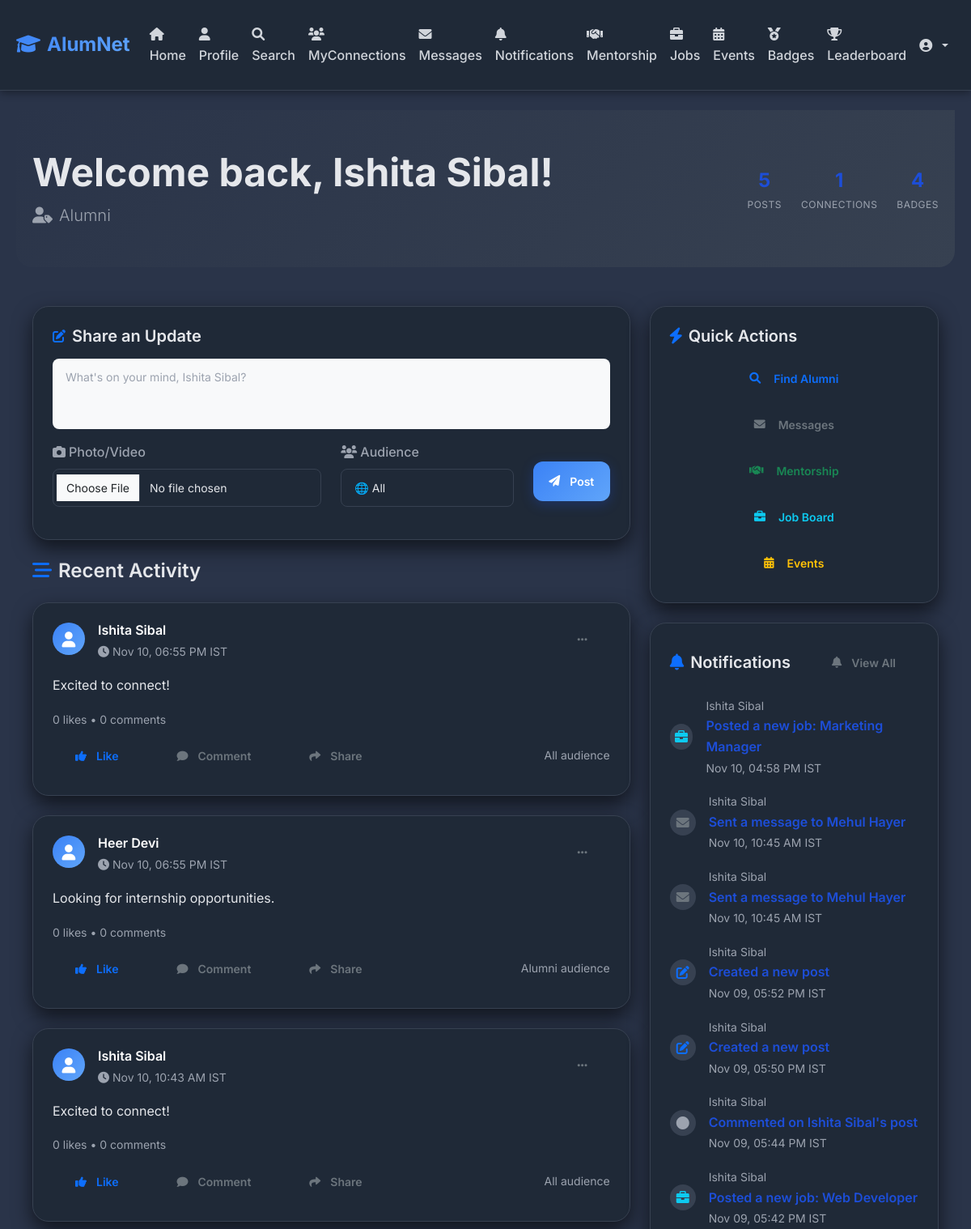
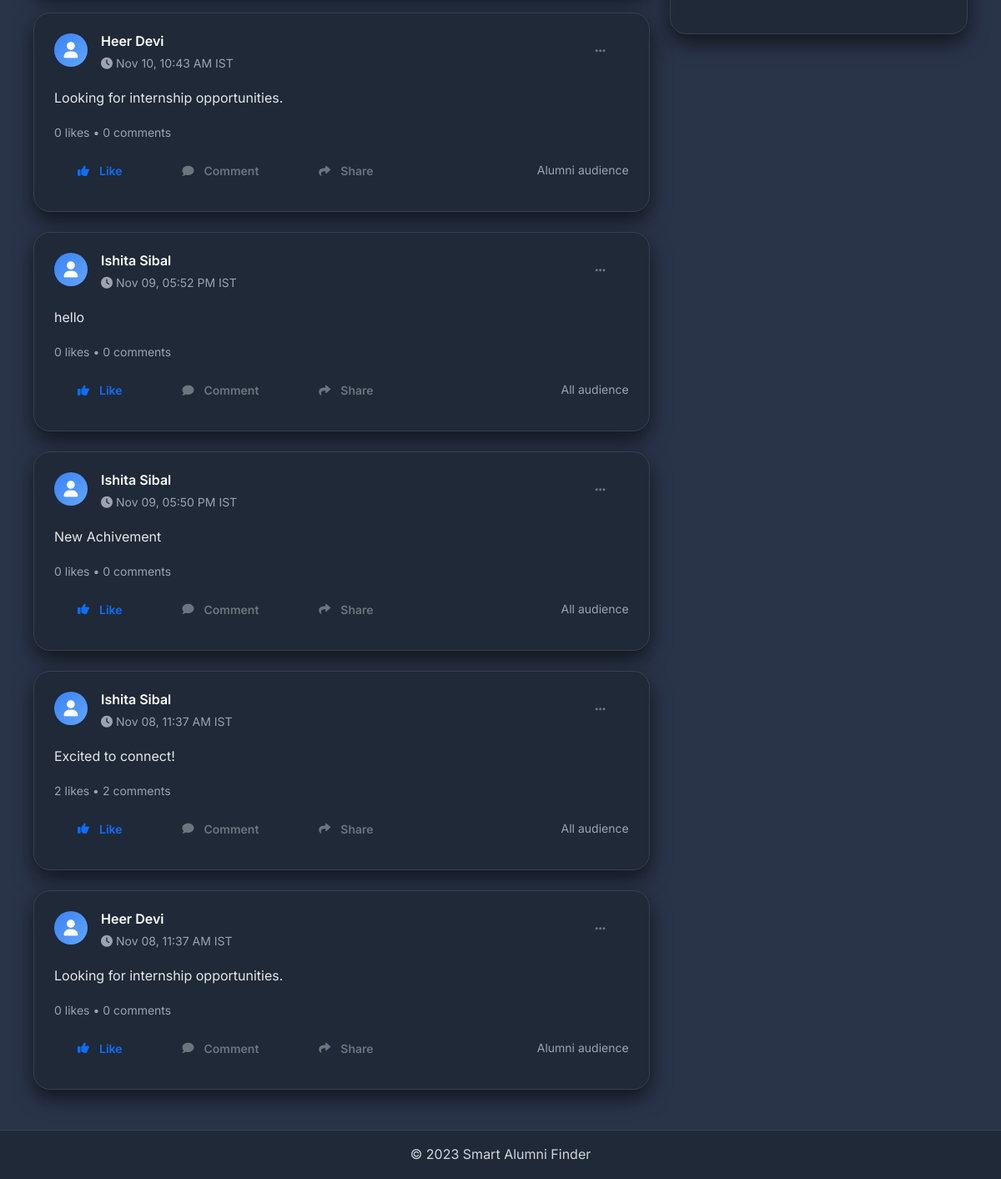
The page /dashboard (signed in) on the database its author committed (2 pictures, top to bottom).
### models.py (models this page shows, shortened)
class User(db.Model):
    id = db.Column(db.Integer, primary_key=True)
    username = db.Column(db.String(80), unique=True, nullable=False)
    email = db.Column(db.String(120), unique=True, nullable=False)
    password = db.Column(db.String(120), nullable=False)
    role = db.Column(db.String(20), nullable=False)  # student, alumni, faculty
    alumni_id = db.Column(db.String(20), unique=True, nullable=True)  # For alumni
    faculty_id = db.Column(db.String(20), unique=True, nullable=True)  # For faculty
    batch_year = db.Column(db.Integer, nullable=True)
    skills = db.Column(db.Text, nullable=True)  # comma-separated
    created_at = db.Column(db.DateTime, default=datetime.utcnow)

class Post(db.Model):
    id = db.Column(db.Integer, primary_key=True)
    user_id = db.Column(db.Integer, db.ForeignKey('user.id'), nullable=False)
    content = db.Column(db.Text, nullable=False)
    audience = db.Column(db.String(20), nullable=False)  # students, alumni, teachers, all
    media_type = db.Column(db.String(10), nullable=True)  # image, video
    media_path = db.Column(db.String(200), nullable=True)  # path to uploaded file
    timestamp = db.Column(db.DateTime, default=datetime.utcnow)
    user = db.relationship('User', backref=db.backref('posts', lazy=True))

class Activity(db.Model):
    id = db.Column(db.Integer, primary_key=True)
    user_id = db.Column(db.Integer, db.ForeignKey('user.id'), nullable=False)
    activity_type = db.Column(db.String(50), nullable=False)  # post_created, job_posted, event_created, connection_sent, message_sent, job_applied, etc.
    description = db.Column(db.String(200), nullable=False)
    related_id = db.Column(db.Integer, nullable=True)  # ID of related object (post, job, event, etc.)
    created_at = db.Column(db.DateTime, default=datetime.utcnow)
    user = db.relationship('User', backref=db.backref('activities', lazy=True))

### app.py (the view)
@app.route('/dashboard')
def dashboard():
    if 'user_id' not in session:
        return redirect(url_for('login'))
    user = User.query.get(session['user_id'])
    if not user:
        session.pop('user_id', None)
        return redirect(url_for('login'))
    posts = Post.query.filter((Post.audience == user.role) | (Post.audience == 'all')).order_by(Post.timestamp.desc()).limit(10).all()
    posts_count = Post.query.filter_by(user_id=user.id).count()
    connections_count = Connection.query.filter(
        ((Connection.sender_id == user.id) | (Connection.receiver_id == user.id)) &
        (Connection.status == 'accepted')
    ).count()
    badges_count = Badge.query.filter_by(user_id=user.id).count()
    connection_ids = db.session.query(Connection.sender_id).filter(
        Connection.receiver_id == user.id, Connection.status == 'accepted'
    ).union(
        db.session.query(Connection.receiver_id).filter(
            Connection.sender_id == user.id, Connection.status == 'accepted'
        )
    ).subquery()
    activities = Activity.query.filter(
        db.or_(
            Activity.user_id.in_(connection_ids),
            Activity.user_id == user.id
        )
    ).order_by(Activity.created_at.desc()).limit(20).all()
    recent_notifications = Notification.query.filter_by(user_id=user.id).order_by(Notification.created_at.desc()).limit(5).all()
    return render_template('dashboard.html', user=user, posts=posts, posts_count=posts_count, connections_count=connections_count, badges_count=badges_count, activities=activities, recent_notifications=recent_notifications, format_datetime_ist=format_datetime_ist)

### templates/dashboard.html (shortened to what this page needs)
{% extends "base.html" %}
{% block content %}
<div class="dashboard-header mb-5">
    <div class="container">
        <div class="row align-items-center">
            <div class="col-md-8">
                <h1 class="display-5 fw-bold mb-2">Welcome back, {{ user.username }}!</h1>
                <p class="lead text-muted mb-0">
                    <i class="fas fa-user-tag me-2"></i>{{ user.role | title }}
                </p>
            </div>
            <div class="col-md-4 text-end">
                <div class="user-stats">
                    <div class="d-flex justify-content-end gap-4">
                        <div class="text-center">
                            <div class="stat-number">{{ posts_count or 0 }}</div>
                            <div class="stat-label">Posts</div>
                        </div>
                        <div class="text-center">
                            <div class="stat-number">{{ connections_count or 0 }}</div>
                            <div class="stat-label">Connections</div>
                        </div>
                        <div class="text-center">
                            <div class="stat-number">{{ badges_count or 0 }}</div>
                            <div class="stat-label">Badges</div>
                        </div>
                    </div>
                </div>
            </div>
        </div>
    </div>
</div>
<div class="container">
    <div class="row">
        <div class="col-lg-8">
            <div class="card shadow-lg mb-4 rounded-xl">
                <div class="card-body p-4">
                    <div class="d-flex align-items-center mb-3">
                        <i class="fas fa-edit text-primary me-2"></i>
                        <h5 class="card-title mb-0">Share an Update</h5>
                    </div>
                    <form method="POST" action="{{ url_for('create_post') }}" enctype="multipart/form-data">
                        <div class="mb-3">
                            <textarea name="content" class="form-control form-control-lg border-0 bg-light"
                                      placeholder="What's on your mind, {{ user.username }}?" required rows="3"
                                      style="resize: none;"></textarea>
                        </div>
                        <div class="row align-items-center">
                            <div class="col-md-6">
                                <div class="mb-3">
                                    <label for="media" class="form-label text-muted mb-2">
                                        <i class="fas fa-camera me-1"></i>Photo/Video
                                    </label>
                                    <input type="file" name="media" id="media" class="form-control"
                                           accept="image/*,video/*">
                                </div>
                            </div>
                            <div class="col-md-4">
                                <div class="mb-3">
                                    <label for="audience" class="form-label text-muted mb-2">
                                        <i class="fas fa-users me-1"></i>Audience
                                    </label>
                                    <select name="audience" id="audience" class="form-select">
                                        <option value="all">🌐 All</option>
                                    </select>
                                </div>
                            </div>
                            <div class="col-md-2">
                                <button type="submit" class="btn btn-primary w-100">
                                    <i class="fas fa-paper-plane me-1"></i>Post
                                </button>
                            </div>
                        </div>
                    </form>
                </div>
            </div>
            <h4 class="mb-4">
                <i class="fas fa-stream me-2 text-primary"></i>Recent Activity
            </h4>
            {% for post in posts %}
            <div class="card shadow-lg mb-4 rounded-xl post-card">
                <div class="card-body p-4">
                    <div class="d-flex align-items-start mb-3">
                        <div class="avatar-circle me-3">
                            <i class="fas fa-user"></i>
                        </div>
                        <div class="flex-grow-1">
                            <div class="d-flex justify-content-between align-items-start">
                                <div>
                                    <h6 class="mb-1 fw-semibold">
                                        <a href="{{ url_for('view_profile', user_id=post.user.id) }}" class="text-decoration-none text-white">{{ post.user.username }}</a>
                                    </h6>
                                    <small class="text-muted">
                                        <i class="fas fa-clock me-1"></i>{{ format_datetime_ist(post.timestamp) }} IST
                                    </small>
                                </div>
                                <div class="dropdown">
                                    <button class="btn btn-sm btn-outline-secondary border-0" type="button" data-bs-toggle="dropdown">
                                        <i class="fas fa-ellipsis-h"></i>
                                    </button>
                                </div>
                            </div>
                        </div>
                    </div>
                    <p class="card-text mb-3">{{ post.content }}</p>
                    <div class="post-stats mb-2">
                        <small class="text-muted">
                            <span class="like-count">{{ post.likes|length if post.likes else 0 }}</span> likes •
                            <span class="comment-count">{{ post.comments|length if post.comments else 0 }}</span> comments
                        </small>
                    </div>
                    <div class="post-actions d-flex justify-content-between align-items-center">
                        <div class="d-flex gap-3">
                            <button class="btn btn-sm btn-outline-primary border-0 like-btn" data-post-id="{{ post.id }}">
                                <i class="fas fa-thumbs-up me-1"></i>
                                <span class="like-text">Like</span>
                            </button>
                            <button class="btn btn-sm btn-outline-secondary border-0 comment-toggle-btn" data-post-id="{{ post.id }}">
                                <i class="fas fa-comment me-1"></i>Comment
                            </button>
                            <button class="btn btn-sm btn-outline-secondary border-0">
                                <i class="fas fa-share me-1"></i>Share
                            </button>
                        </div>
                        <small class="text-muted">{{ post.audience | title }} audience</small>
                    </div>
                </div>
            </div>
            {% endfor %}
        </div>
        <div class="col-lg-4">
            <div class="card shadow-lg mb-4 rounded-xl">
                <div class="card-body p-4">
                    <h5 class="card-title mb-3">
                        <i class="fas fa-bolt text-primary me-2"></i>Quick Actions
                    </h5>
                    <div class="d-grid gap-2">
                        <a href="{{ url_for('search') }}" class="btn btn-outline-primary">
                            <i class="fas fa-search me-2"></i>Find Alumni
                        </a>
                        <a href="{{ url_for('messages') }}" class="btn btn-outline-secondary">
                            <i class="fas fa-envelope me-2"></i>Messages
                        </a>
                        <a href="{{ url_for('mentorship') }}" class="btn btn-outline-success">
                            <i class="fas fa-handshake me-2"></i>Mentorship
                        </a>
                        <a href="{{ url_for('jobs') }}" class="btn btn-outline-info">
                            <i class="fas fa-briefcase me-2"></i>Job Board
                        </a>
                        <a href="{{ url_for('events') }}" class="btn btn-outline-warning">
                            <i class="fas fa-calendar-alt me-2"></i>Events
                        </a>
                    </div>
                </div>
            </div>
            <div class="card shadow-lg rounded-xl">
                <div class="card-body p-4">
                    <div class="d-flex justify-content-between align-items-center mb-3">
                        <h5 class="card-title mb-0">
                            <i class="fas fa-bell text-primary me-2"></i>Notifications
                        </h5>
                        <a href="{{ url_for('notifications') }}" class="btn btn-sm btn-outline-secondary">
                            <i class="fas fa-bell me-1"></i>View All
                        </a>
                    </div>
                    <div class="activity-list">
                        {% if activities %}
                        {% for activity in activities %}
                        <div class="activity-item d-flex align-items-center mb-3">
                            <div class="activity-icon me-3">
                                {% if activity.activity_type == 'post_created' %}
                                    <i class="fas fa-edit text-primary"></i>
                                {% elif activity.activity_type == 'job_posted' %}
                                    <i class="fas fa-briefcase text-info"></i>
                                {% elif activity.activity_type == 'event_created' %}
                                    <i class="fas fa-calendar-alt text-warning"></i>
                                {% elif activity.activity_type == 'connection_sent' %}
                                    <i class="fas fa-user-plus text-success"></i>
                                {% elif activity.activity_type == 'message_sent' %}
                                    <i class="fas fa-envelope text-secondary"></i>
                                {% elif activity.activity_type == 'job_applied' %}
                                    <i class="fas fa-paper-plane text-primary"></i>
                                {% else %}
                                    <i class="fas fa-circle text-muted"></i>
                                {% endif %}
                            </div>
                            <div class="flex-grow-1">
                                <small class="text-muted">{{ activity.user.username }}</small>
                                <div class="fw-semibold">{{ activity.description }}</div>
                                <small class="text-muted">{{ format_datetime_ist(activity.created_at) }} IST</small>
                            </div>
                        </div>
                        {% endfor %}
                        {% else %}
                        <div class="text-center py-3">
                            <small class="text-muted">No recent activity</small>
                        </div>
                        {% endif %}
                    </div>
                </div>
            </div>
        </div>
    </div>
</div>
{% endblock %}

### rows shown on the page
User: username "Ishita Sibal", role "Alumni", content "What's on your mind, Ishita Sibal?"
Post: user.username "Ishita Sibal", timestamp "Nov 10, 06:55 PM", content "Excited to connect!", likes|length "0", comments|length "0", audience "All"
Post: user.username "Heer Devi", timestamp "Nov 10, 06:55 PM", content "Looking for internship opportunities.", likes|length "0", comments|length "0", audience "Alumni"
Post: user.username "Ishita Sibal", timestamp "Nov 10, 10:43 AM", content "Excited to connect!", likes|length "0", comments|length "0", audience "All"
Post: user.username "Heer Devi", timestamp "Nov 10, 10:43 AM", content "Looking for internship opportunities.", likes|length "0", comments|length "0", audience "Alumni"
Post: user.username "Ishita Sibal", timestamp "Nov 09, 05:52 PM", content "hello", likes|length "0", comments|length "0", audience "All"
Post: user.username "Ishita Sibal", timestamp "Nov 09, 05:50 PM", content "New Achivement", likes|length "0", comments|length "0", audience "All"
Post: user.username "Ishita Sibal", timestamp "Nov 08, 11:37 AM", content "Excited to connect!", likes|length "2", comments|length "2", audience "All"
Post: user.username "Heer Devi", timestamp "Nov 08, 11:37 AM", content "Looking for internship opportunities.", likes|length "0", comments|length "0", audience "Alumni"
Activity: activity_type "job_posted" (drawn), user.username "Ishita Sibal", description "Posted a new job: Marketing Manager", created_at "Nov 10, 04:58 PM"
Activity: activity_type "message_sent" (drawn), user.username "Ishita Sibal", description "Sent a message to Mehul Hayer", created_at "Nov 10, 10:45 AM"
Activity: activity_type "message_sent" (drawn), user.username "Ishita Sibal", description "Sent a message to Mehul Hayer", created_at "Nov 10, 10:45 AM"
Activity: activity_type "post_created" (drawn), user.username "Ishita Sibal", description "Created a new post", created_at "Nov 09, 05:52 PM"
Activity: activity_type "post_created" (drawn), user.username "Ishita Sibal", description "Created a new post", created_at "Nov 09, 05:50 PM"
Activity: activity_type "comment_added" (drawn), user.username "Ishita Sibal", description "Commented on Ishita Sibal's post", created_at "Nov 09, 05:44 PM"
Activity: activity_type "job_posted" (drawn), user.username "Ishita Sibal", description "Posted a new job: Web Developer", created_at "Nov 09, 05:42 PM"

### other values the page prints
{{ posts_count or 0 }} "5"
